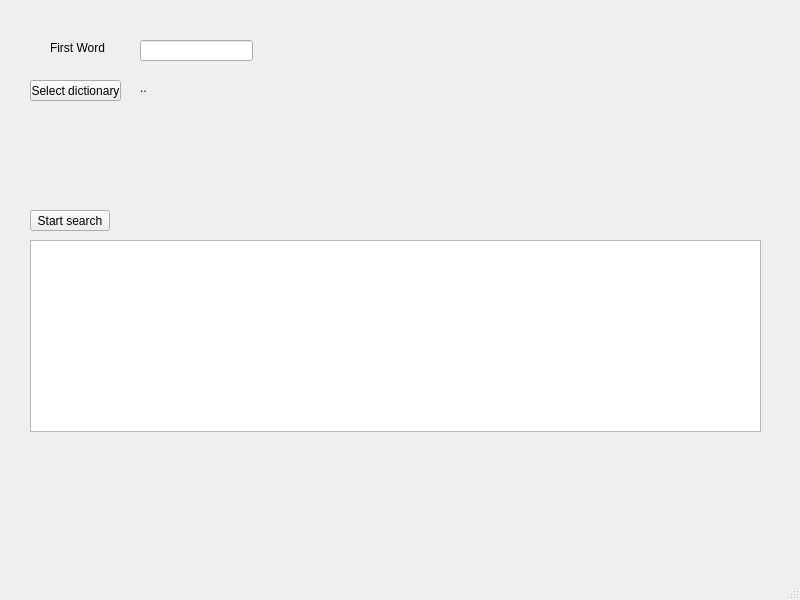
<?xml version="1.0" encoding="UTF-8"?>
<ui version="4.0">
 <class>MainWindow</class>
 <widget class="QMainWindow" name="MainWindow">
  <property name="geometry">
   <rect>
    <x>0</x>
    <y>0</y>
    <width>800</width>
    <height>600</height>
   </rect>
  </property>
  <property name="windowTitle">
   <string>MainWindow</string>
  </property>
  <widget class="QWidget" name="centralwidget">
   <widget class="QLineEdit" name="lineEditUserWord">
    <property name="geometry">
     <rect>
      <x>140</x>
      <y>40</y>
      <width>113</width>
      <height>21</height>
     </rect>
    </property>
   </widget>
   <widget class="QLabel" name="label">
    <property name="geometry">
     <rect>
      <x>50</x>
      <y>40</y>
      <width>81</width>
      <height>16</height>
     </rect>
    </property>
    <property name="text">
     <string>First Word</string>
    </property>
   </widget>
   <widget class="QPushButton" name="pushButtonSelectDictionaryPath">
    <property name="geometry">
     <rect>
      <x>30</x>
      <y>80</y>
      <width>91</width>
      <height>21</height>
     </rect>
    </property>
    <property name="text">
     <string>Select dictionary</string>
    </property>
   </widget>
   <widget class="QLabel" name="labelDictinaryPath">
    <property name="geometry">
     <rect>
      <x>140</x>
      <y>80</y>
      <width>521</width>
      <height>16</height>
     </rect>
    </property>
    <property name="text">
     <string>..</string>
    </property>
   </widget>
   <widget class="QTextBrowser" name="textBrowserDerivationChain">
    <property name="geometry">
     <rect>
      <x>30</x>
      <y>240</y>
      <width>731</width>
      <height>192</height>
     </rect>
    </property>
   </widget>
   <widget class="QPushButton" name="pushButtonStartSearch">
    <property name="geometry">
     <rect>
      <x>30</x>
      <y>210</y>
      <width>80</width>
      <height>21</height>
     </rect>
    </property>
    <property name="text">
     <string>Start search</string>
    </property>
   </widget>
  </widget>
  <widget class="QMenuBar" name="menubar">
   <property name="geometry">
    <rect>
     <x>0</x>
     <y>0</y>
     <width>800</width>
     <height>20</height>
    </rect>
   </property>
  </widget>
  <widget class="QStatusBar" name="statusbar"/>
 </widget>
 <resources/>
 <connections/>
</ui>
